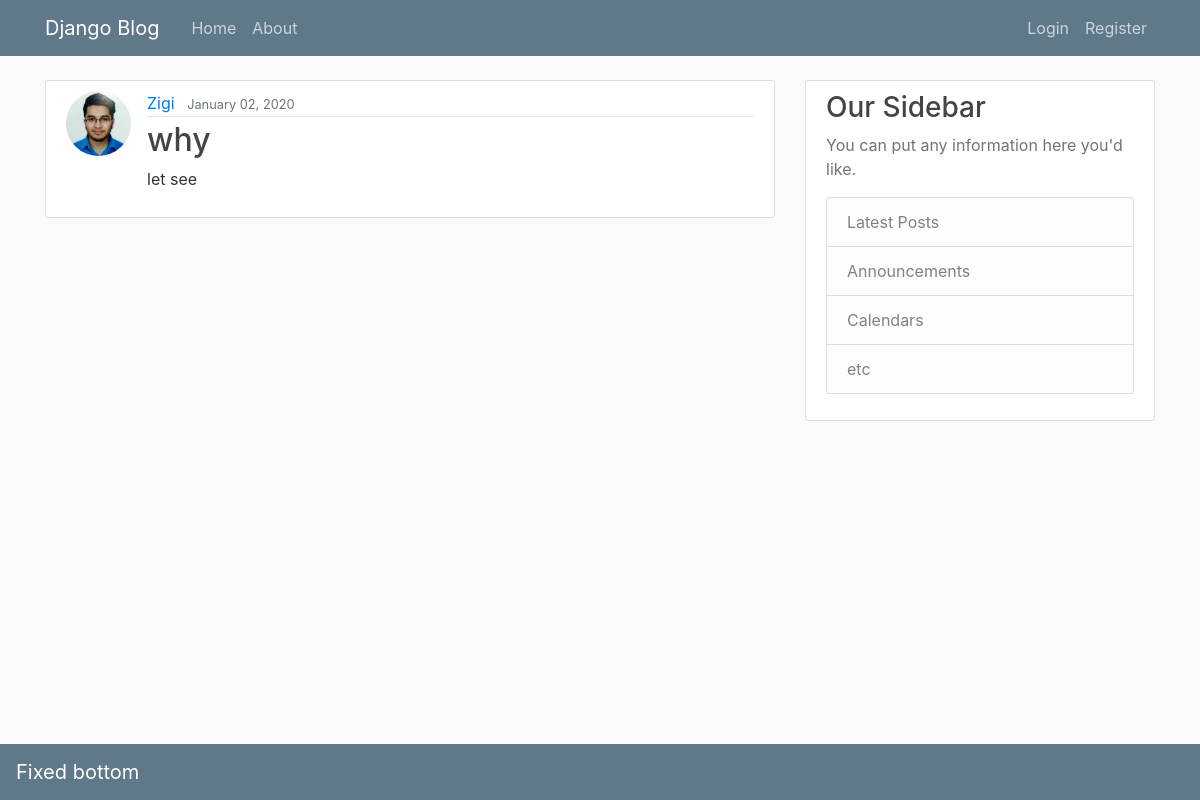
Screenshot of /post/7/ with the database file from the repository.
### blog/models.py (models this page shows, shortened)
class Post(models.Model):
    title = models.CharField(max_length=100)
    content = models.TextField()
    date_psoted = models.DateTimeField(default=timezone.now())
    author = models.ForeignKey(User,on_delete=models.CASCADE)

### users/models.py (models this page shows, shortened)
class Profile(models.Model):
    user = models.OneToOneField(User, on_delete=models.CASCADE)
    image= models.ImageField(default='default.jpg', upload_to='profile_pics')

### blog/views.py (the view)
# urls.py: path('post/<int:pk>/', PostDetailView.as_view(), name='post-detail'),
class PostDetailView(DetailView):
    model  = Post

### blog/templates/blog/post_detail.html
{% extends "blog/layout.html" %}
{% block content %}
<article class="media content-section">
    <img class="rounded-circle article-img" src="{{ object.author.profile.image.url }}">
        <div class="media-body">
            <div class="article-metadata">
              <a class="mr-2" href="#">{{ object.author }}</a>
              <small class="text-muted">{{ object.date_psoted|date:"F d, Y" }}</small>
            </div>
            <h2 class="article-title">{{ object.title }}</h2>
            <p class="article-content">{{ object.content }}</p>
        </div>
</article>
{% endblock content %}

### blog/static/css/main.css (style rules this page uses)
body { background: #fafafa; color: #333333; margin-top: 5rem; }
h1, h2, h3, h4, h5, h6 { color: #444444; }
.content-section { background: #ffffff; padding: 10px 20px; border: 1px solid #dddddd; border-radius: 3px; margin-bottom: 20px; }
.article-title { color: #444444; }
.article-content { white-space: pre-line; }
.article-img { height: 65px; width: 65px; margin-right: 16px; }
.article-metadata { padding-bottom: 1px; margin-bottom: 4px; border-bottom: 1px solid #e3e3e3 }

### rows the page displays
Post: author.profile.image (picture), author "Zigi", date_psoted "January 02, 2020", title "why", content "let see"
